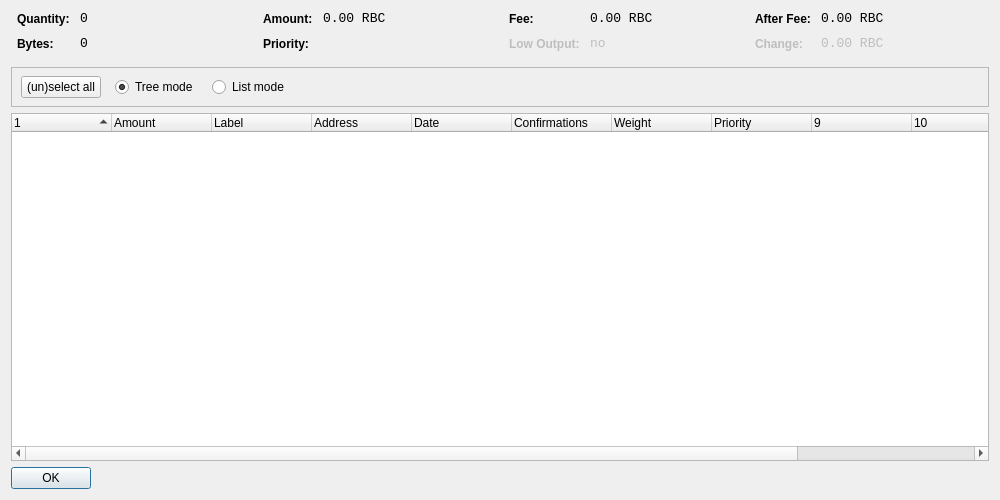
<?xml version="1.0" encoding="UTF-8"?>
<ui version="4.0">
 <class>CoinControlDialog</class>
 <widget class="QWidget" name="CoinControlDialog">
  <property name="geometry">
   <rect>
    <x>0</x>
    <y>0</y>
    <width>1000</width>
    <height>500</height>
   </rect>
  </property>
  <property name="windowTitle">
   <string>Coin Control</string>
  </property>
  <layout class="QVBoxLayout" name="verticalLayout">
   <item>
    <layout class="QHBoxLayout" name="horizontalLayoutTop" stretch="0,0,0,0">
     <property name="topMargin">
      <number>0</number>
     </property>
     <property name="bottomMargin">
      <number>10</number>
     </property>
     <item>
      <layout class="QFormLayout" name="formLayoutCoinControl1">
       <property name="horizontalSpacing">
        <number>10</number>
       </property>
       <property name="verticalSpacing">
        <number>10</number>
       </property>
       <property name="leftMargin">
        <number>6</number>
       </property>
       <property name="rightMargin">
        <number>6</number>
       </property>
       <item row="0" column="0">
        <widget class="QLabel" name="labelCoinControlQuantityText">
         <property name="styleSheet">
          <string notr="true">font-weight:bold;</string>
         </property>
         <property name="text">
          <string>Quantity:</string>
         </property>
        </widget>
       </item>
       <item row="0" column="1">
        <widget class="QLabel" name="labelCoinControlQuantity">
         <property name="font">
          <font>
           <family>Monospace</family>
           <pointsize>10</pointsize>
          </font>
         </property>
         <property name="cursor">
          <cursorShape>IBeamCursor</cursorShape>
         </property>
         <property name="contextMenuPolicy">
          <enum>Qt::ActionsContextMenu</enum>
         </property>
         <property name="text">
          <string notr="true">0</string>
         </property>
         <property name="textInteractionFlags">
          <set>Qt::LinksAccessibleByMouse|Qt::TextSelectableByKeyboard|Qt::TextSelectableByMouse</set>
         </property>
        </widget>
       </item>
       <item row="1" column="0">
        <widget class="QLabel" name="labelCoinControlBytesText">
         <property name="styleSheet">
          <string notr="true">font-weight:bold;</string>
         </property>
         <property name="text">
          <string>Bytes:</string>
         </property>
        </widget>
       </item>
       <item row="1" column="1">
        <widget class="QLabel" name="labelCoinControlBytes">
         <property name="font">
          <font>
           <family>Monospace</family>
           <pointsize>10</pointsize>
          </font>
         </property>
         <property name="cursor">
          <cursorShape>IBeamCursor</cursorShape>
         </property>
         <property name="contextMenuPolicy">
          <enum>Qt::ActionsContextMenu</enum>
         </property>
         <property name="text">
          <string notr="true">0</string>
         </property>
         <property name="textInteractionFlags">
          <set>Qt::LinksAccessibleByMouse|Qt::TextSelectableByKeyboard|Qt::TextSelectableByMouse</set>
         </property>
        </widget>
       </item>
      </layout>
     </item>
     <item>
      <layout class="QFormLayout" name="formLayoutCoinControl2">
       <property name="horizontalSpacing">
        <number>10</number>
       </property>
       <property name="verticalSpacing">
        <number>10</number>
       </property>
       <property name="leftMargin">
        <number>6</number>
       </property>
       <property name="rightMargin">
        <number>6</number>
       </property>
       <item row="0" column="0">
        <widget class="QLabel" name="labelCoinControlAmountText">
         <property name="styleSheet">
          <string notr="true">font-weight:bold;</string>
         </property>
         <property name="text">
          <string>Amount:</string>
         </property>
        </widget>
       </item>
       <item row="0" column="1">
        <widget class="QLabel" name="labelCoinControlAmount">
         <property name="font">
          <font>
           <family>Monospace</family>
           <pointsize>10</pointsize>
          </font>
         </property>
         <property name="cursor">
          <cursorShape>IBeamCursor</cursorShape>
         </property>
         <property name="contextMenuPolicy">
          <enum>Qt::ActionsContextMenu</enum>
         </property>
         <property name="text">
          <string notr="true">0.00 RBC</string>
         </property>
         <property name="textInteractionFlags">
          <set>Qt::LinksAccessibleByMouse|Qt::TextSelectableByKeyboard|Qt::TextSelectableByMouse</set>
         </property>
        </widget>
       </item>
       <item row="1" column="0">
        <widget class="QLabel" name="labelCoinControlPriorityText">
         <property name="styleSheet">
          <string notr="true">font-weight:bold;</string>
         </property>
         <property name="text">
          <string>Priority:</string>
         </property>
        </widget>
       </item>
       <item row="1" column="1">
        <widget class="QLabel" name="labelCoinControlPriority">
         <property name="font">
          <font>
           <family>Monospace</family>
           <pointsize>10</pointsize>
          </font>
         </property>
         <property name="cursor">
          <cursorShape>IBeamCursor</cursorShape>
         </property>
         <property name="contextMenuPolicy">
          <enum>Qt::ActionsContextMenu</enum>
         </property>
         <property name="text">
          <string/>
         </property>
         <property name="textInteractionFlags">
          <set>Qt::LinksAccessibleByMouse|Qt::TextSelectableByKeyboard|Qt::TextSelectableByMouse</set>
         </property>
        </widget>
       </item>
      </layout>
     </item>
     <item>
      <layout class="QFormLayout" name="formLayoutCoinControl3">
       <property name="horizontalSpacing">
        <number>10</number>
       </property>
       <property name="verticalSpacing">
        <number>10</number>
       </property>
       <property name="leftMargin">
        <number>6</number>
       </property>
       <property name="rightMargin">
        <number>6</number>
       </property>
       <item row="0" column="0">
        <widget class="QLabel" name="labelCoinControlFeeText">
         <property name="styleSheet">
          <string notr="true">font-weight:bold;</string>
         </property>
         <property name="text">
          <string>Fee:</string>
         </property>
        </widget>
       </item>
       <item row="0" column="1">
        <widget class="QLabel" name="labelCoinControlFee">
         <property name="font">
          <font>
           <family>Monospace</family>
           <pointsize>10</pointsize>
          </font>
         </property>
         <property name="cursor">
          <cursorShape>IBeamCursor</cursorShape>
         </property>
         <property name="contextMenuPolicy">
          <enum>Qt::ActionsContextMenu</enum>
         </property>
         <property name="text">
          <string notr="true">0.00 RBC</string>
         </property>
         <property name="textInteractionFlags">
          <set>Qt::LinksAccessibleByMouse|Qt::TextSelectableByKeyboard|Qt::TextSelectableByMouse</set>
         </property>
        </widget>
       </item>
       <item row="1" column="0">
        <widget class="QLabel" name="labelCoinControlLowOutputText">
         <property name="enabled">
          <bool>false</bool>
         </property>
         <property name="styleSheet">
          <string notr="true">font-weight:bold;</string>
         </property>
         <property name="text">
          <string>Low Output:</string>
         </property>
        </widget>
       </item>
       <item row="1" column="1">
        <widget class="QLabel" name="labelCoinControlLowOutput">
         <property name="enabled">
          <bool>false</bool>
         </property>
         <property name="font">
          <font>
           <family>Monospace</family>
           <pointsize>10</pointsize>
          </font>
         </property>
         <property name="cursor">
          <cursorShape>IBeamCursor</cursorShape>
         </property>
         <property name="contextMenuPolicy">
          <enum>Qt::ActionsContextMenu</enum>
         </property>
         <property name="text">
          <string>no</string>
         </property>
         <property name="textInteractionFlags">
          <set>Qt::LinksAccessibleByMouse|Qt::TextSelectableByKeyboard|Qt::TextSelectableByMouse</set>
         </property>
        </widget>
       </item>
      </layout>
     </item>
     <item>
      <layout class="QFormLayout" name="formLayoutCoinControl4">
       <property name="horizontalSpacing">
        <number>10</number>
       </property>
       <property name="verticalSpacing">
        <number>10</number>
       </property>
       <property name="leftMargin">
        <number>6</number>
       </property>
       <property name="rightMargin">
        <number>6</number>
       </property>
       <item row="0" column="0">
        <widget class="QLabel" name="labelCoinControlAfterFeeText">
         <property name="styleSheet">
          <string notr="true">font-weight:bold;</string>
         </property>
         <property name="text">
          <string>After Fee:</string>
         </property>
        </widget>
       </item>
       <item row="0" column="1">
        <widget class="QLabel" name="labelCoinControlAfterFee">
         <property name="font">
          <font>
           <family>Monospace</family>
           <pointsize>10</pointsize>
          </font>
         </property>
         <property name="cursor">
          <cursorShape>IBeamCursor</cursorShape>
         </property>
         <property name="contextMenuPolicy">
          <enum>Qt::ActionsContextMenu</enum>
         </property>
         <property name="text">
          <string notr="true">0.00 RBC</string>
         </property>
         <property name="textInteractionFlags">
          <set>Qt::LinksAccessibleByMouse|Qt::TextSelectableByKeyboard|Qt::TextSelectableByMouse</set>
         </property>
        </widget>
       </item>
       <item row="1" column="0">
        <widget class="QLabel" name="labelCoinControlChangeText">
         <property name="enabled">
          <bool>false</bool>
         </property>
         <property name="styleSheet">
          <string notr="true">font-weight:bold;</string>
         </property>
         <property name="text">
          <string>Change:</string>
         </property>
        </widget>
       </item>
       <item row="1" column="1">
        <widget class="QLabel" name="labelCoinControlChange">
         <property name="enabled">
          <bool>false</bool>
         </property>
         <property name="font">
          <font>
           <family>Monospace</family>
           <pointsize>10</pointsize>
          </font>
         </property>
         <property name="cursor">
          <cursorShape>IBeamCursor</cursorShape>
         </property>
         <property name="contextMenuPolicy">
          <enum>Qt::ActionsContextMenu</enum>
         </property>
         <property name="text">
          <string notr="true">0.00 RBC</string>
         </property>
         <property name="textInteractionFlags">
          <set>Qt::LinksAccessibleByMouse|Qt::TextSelectableByKeyboard|Qt::TextSelectableByMouse</set>
         </property>
        </widget>
       </item>
      </layout>
     </item>
    </layout>
   </item>
   <item>
    <widget class="QFrame" name="frame">
     <property name="minimumSize">
      <size>
       <width>0</width>
       <height>40</height>
      </size>
     </property>
     <property name="frameShape">
      <enum>QFrame::StyledPanel</enum>
     </property>
     <property name="frameShadow">
      <enum>QFrame::Sunken</enum>
     </property>
     <widget class="QWidget" name="horizontalLayoutWidget">
      <property name="geometry">
       <rect>
        <x>10</x>
        <y>0</y>
        <width>781</width>
        <height>41</height>
       </rect>
      </property>
      <layout class="QHBoxLayout" name="horizontalLayoutPanel" stretch="0,0,0,0">
       <property name="spacing">
        <number>14</number>
       </property>
       <item>
        <widget class="QPushButton" name="pushButtonSelectAll">
         <property name="sizePolicy">
          <sizepolicy hsizetype="Maximum" vsizetype="Fixed">
           <horstretch>0</horstretch>
           <verstretch>0</verstretch>
          </sizepolicy>
         </property>
         <property name="text">
          <string>(un)select all</string>
         </property>
        </widget>
       </item>
       <item>
        <widget class="QRadioButton" name="radioTreeMode">
         <property name="sizePolicy">
          <sizepolicy hsizetype="Maximum" vsizetype="Fixed">
           <horstretch>0</horstretch>
           <verstretch>0</verstretch>
          </sizepolicy>
         </property>
         <property name="text">
          <string>Tree mode</string>
         </property>
         <property name="checked">
          <bool>true</bool>
         </property>
        </widget>
       </item>
       <item>
        <widget class="QRadioButton" name="radioListMode">
         <property name="sizePolicy">
          <sizepolicy hsizetype="Maximum" vsizetype="Fixed">
           <horstretch>0</horstretch>
           <verstretch>0</verstretch>
          </sizepolicy>
         </property>
         <property name="text">
          <string>List mode</string>
         </property>
        </widget>
       </item>
       <item>
        <spacer name="horizontalSpacer">
         <property name="orientation">
          <enum>Qt::Horizontal</enum>
         </property>
         <property name="sizeHint" stdset="0">
          <size>
           <width>40</width>
           <height>20</height>
          </size>
         </property>
        </spacer>
       </item>
      </layout>
     </widget>
    </widget>
   </item>
   <item>
    <widget class="CoinControlTreeWidget" name="treeWidget">
     <property name="contextMenuPolicy">
      <enum>Qt::CustomContextMenu</enum>
     </property>
     <property name="sortingEnabled">
      <bool>false</bool>
     </property>
     <property name="columnCount">
      <number>12</number>
     </property>
     <attribute name="headerShowSortIndicator" stdset="0">
      <bool>true</bool>
     </attribute>
     <attribute name="headerStretchLastSection">
      <bool>false</bool>
     </attribute>
     <column>
      <property name="text">
       <string/>
      </property>
     </column>
     <column>
      <property name="text">
       <string>Amount</string>
      </property>
     </column>
     <column>
      <property name="text">
       <string>Label</string>
      </property>
     </column>
     <column>
      <property name="text">
       <string>Address</string>
      </property>
     </column>
     <column>
      <property name="text">
       <string>Date</string>
      </property>
     </column>
     <column>
      <property name="text">
       <string>Confirmations</string>
      </property>
      <property name="toolTip">
       <string>Confirmed</string>
      </property>
     </column>
     <column>
      <property name="text">
       <string>Weight</string>
      </property>
     </column>
     <column>
      <property name="text">
       <string>Priority</string>
      </property>
     </column>
     <column>
      <property name="text">
       <string/>
      </property>
     </column>
     <column>
      <property name="text">
       <string/>
      </property>
     </column>
     <column>
      <property name="text">
       <string/>
      </property>
     </column>
     <column>
      <property name="text">
       <string/>
      </property>
     </column>
    </widget>
   </item>
   <item>
    <widget class="QDialogButtonBox" name="buttonBox">
     <property name="sizePolicy">
      <sizepolicy hsizetype="Maximum" vsizetype="Fixed">
       <horstretch>0</horstretch>
       <verstretch>0</verstretch>
      </sizepolicy>
     </property>
     <property name="orientation">
      <enum>Qt::Horizontal</enum>
     </property>
     <property name="standardButtons">
      <set>QDialogButtonBox::Ok</set>
     </property>
    </widget>
   </item>
  </layout>
 </widget>
 <customwidgets>
  <customwidget>
   <class>CoinControlTreeWidget</class>
   <extends>QTreeWidget</extends>
   <header>coincontroltreewidget.h</header>
  </customwidget>
 </customwidgets>
 <resources/>
 <connections/>
</ui>
